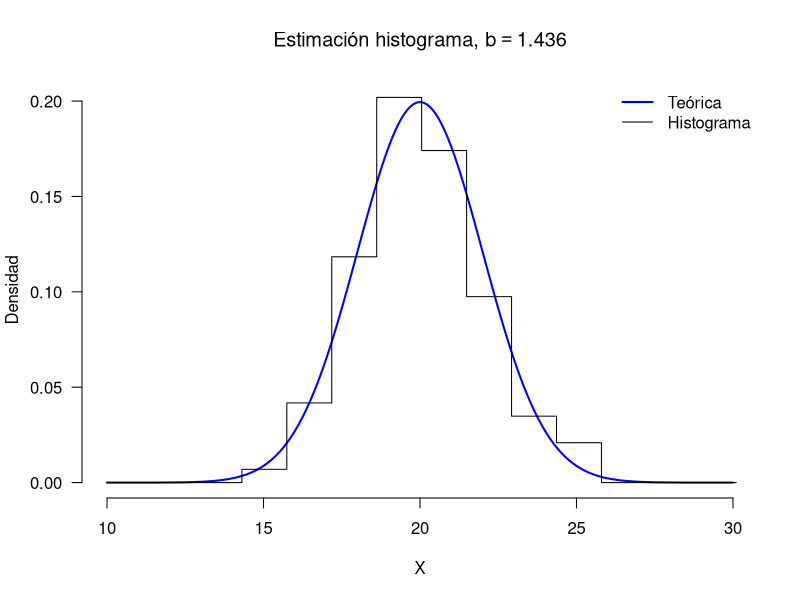
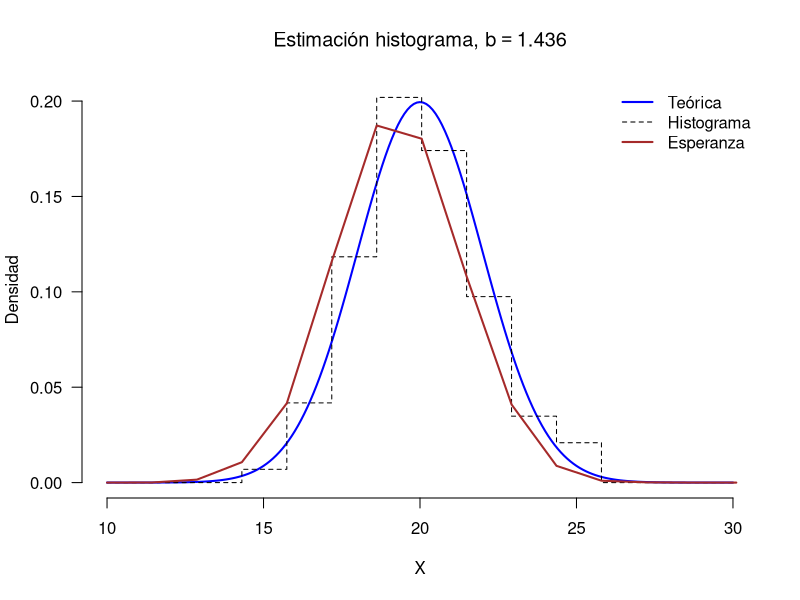
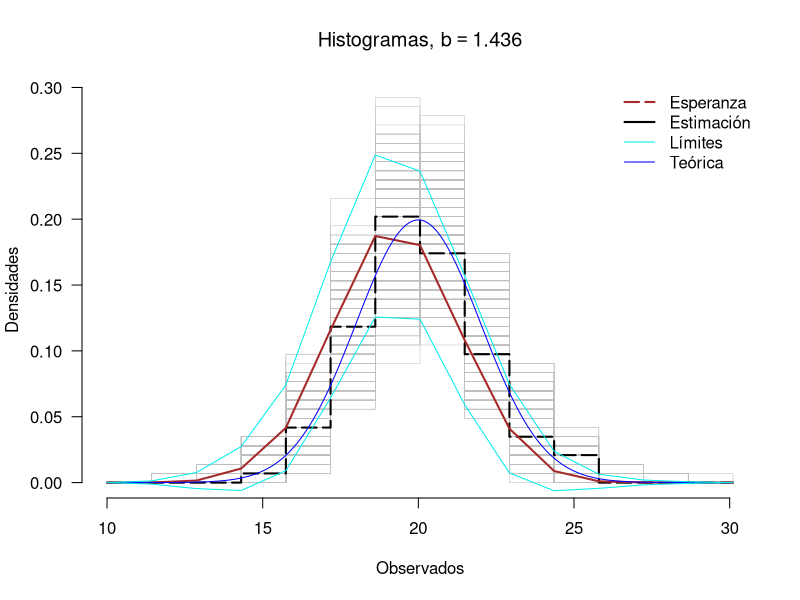
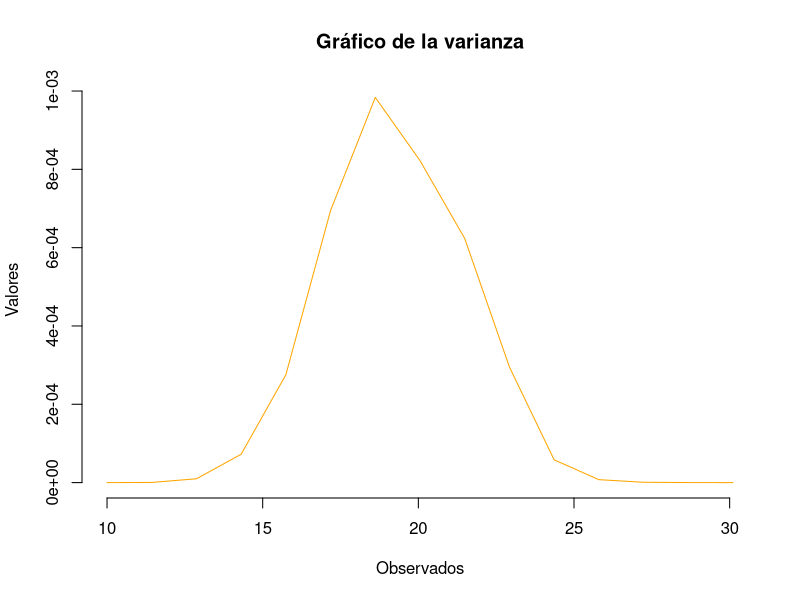
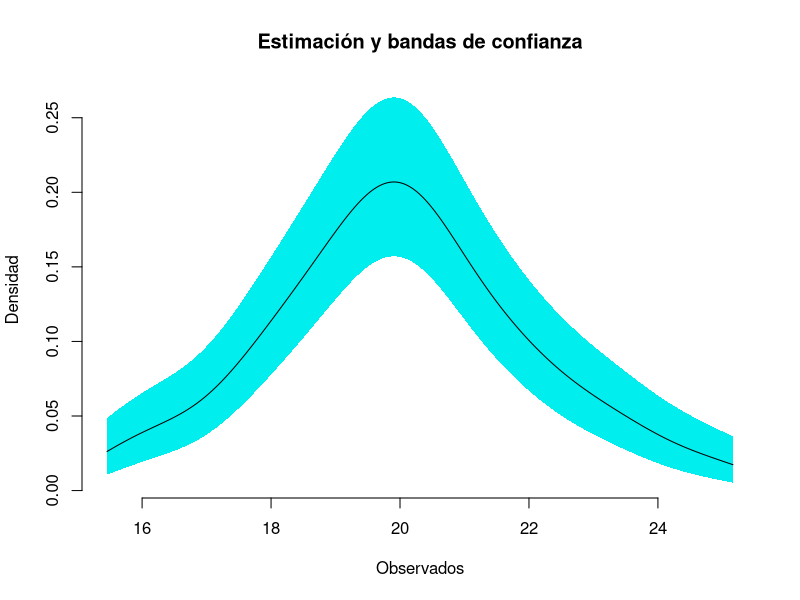
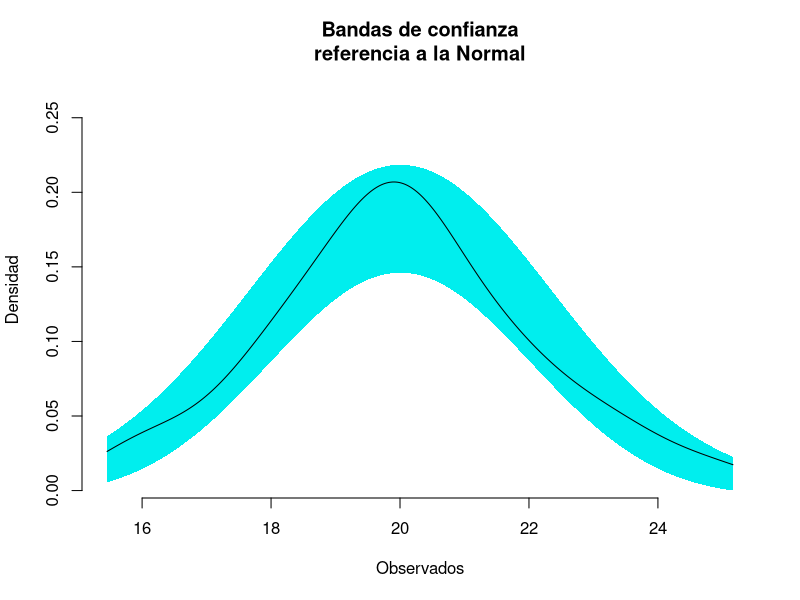

R code for these plots, in order:
## ---- chunk 1
## Ajustamos los parámetros iniciales
n <- 100                                        # Tamaño de la muestra
mu <- 20                                        # Media teórica              
sigma <- 2                                      # Desv. estándar teórica
set.seed(n)                                     # Fijamos la semilla

# Tomamos la muestra
datos <- rnorm(n = n, mean = mu, sd = sigma)    # X ~ N(20, 4)

## Estimación histograma
histograma <- hist(datos, plot = FALSE)
## ---- chunk 2
# Extraemos la estimación histograma de la densidad
densidad1 <- histograma$density

# Extraemos los conteos y los extremos de un intervalo
ni <- histograma$counts                         # Conteos en cada intervalo
cortes <- histograma$breaks[1:2]                # Los dos primeros puntos
b <- diff(cortes)/2                             # Distancia sobre 2
densidad2 <- ni / (2*n*b)                       # Calculamos la densidad
                                                
# Comparamos los vectores
all.equal(densidad1, densidad2)                 # Hacemos la comparación
## ---- chunk 3
# Inicio de las simulaciones
N <- 500                                        # Cantidad de simulaciones
muestras <- matrix(0, nrow = n, ncol = N)       # Guardamos 500 muestras de tamaño 100
b0s <- NULL                                     # Almacenamos los b's 
                                                
for(i in 1:N)
{
    muestras[, i] <- rnorm(n, mean = mu, sd = sigma)    # Toma de la muestra
    cuartiles <- quantile(muestras[, i],                # Primer y tercer cuartil
                          probs = c(1, 3)/4, names = FALSE)
    RICs <- diff(cuartiles)                             # Rango intercuartílico
    sigmas_hat <- min(RICs / 1.35, sd(muestras[, i]))   
    b0s[i] <- 3.491 * sigmas_hat * n^(-1/3)             # b'óptimo de cada muestra
}

# Cálculo del b óptimo como promedio de todos los b's
( b_Optimo <- mean(b0s) )

# b óptimo obtenido de la muestra
RIC_datos <- diff(quantile(datos, probs = c(1, 3)/4, names = FALSE))
sigma_hat <- min(RIC_datos / 1.35, sd(datos))
3.491 * sigma_hat * n^(-1/3)
## ---- chunk 4
# A 4 desviaciones estándar (de la media), en una normal, estará el 99%
lImites <- mu + c(-1, 1) * 5 * sigma

# Extremos de los intervalos
puntos <- seq(from = lImites[1], to = lImites[2] + 1, by = b_Optimo)

# Histograma con el ancho de banda óptimo
Hist <- hist(datos, breaks = puntos, plot = FALSE)

# Curva teórica
rango <- seq(from = lImites[1], to = lImites[2], by = 0.1)
plot(x = rango, y = dnorm(rango, mu, sigma), frame = FALSE, 
     xlab = "X", ylab = "Densidad", type = "l", las = 1, 
     lwd = 2, ylim = c(0, max(Hist$density)), col = "blue", 
     main = bquote("Estimación histograma, b" == .(round(b_Optimo, 3))))

# Gráfico del histograma
lines(x = puntos, y = c(Hist$density, 0), type = "s")

# Leyenda
legend(x = "topright", lwd = 2:1, col = c("blue", "black"), 
       legend = c("Teórica", "Histograma"), bty = "n")
## ---- chunk 5
# Obtenemos los histogramas de cada muestra
histogramas <- apply(muestras, 2, function(k){
                         c(hist(k, breaks = puntos, plot = FALSE)$density, 0)
                     })
E_fh <- apply(histogramas, 1, mean)             # Valor esperado
Sd_fh <- apply(histogramas, 1, sd)              # Desviación estándar

plot(x = rango, y = dnorm(rango, mu, sigma), frame = FALSE, 
     xlab = "X", ylab = "Densidad", type = "l", las = 1, 
     lwd = 2, ylim = c(0, max(Hist$density)), col = "blue", 
     main = bquote("Estimación histograma, b" == .(round(b_Optimo, 3))))

# Gráfico del histograma
lines(x = puntos, y = c(Hist$density, 0), type = "s", lty = 2)

# Esperanza
lines(x = puntos, y = E_fh, col = "brown", lwd = 2, type = "l")

# Leyenda
legend(x = "topright", lwd = c(2, 1, 2), col = c("blue", "black", "brown"), 
       legend = c("Teórica", "Histograma", "Esperanza"), bty = "n",
       lty = c(1, 2, 1))
## ---- chunk 6
# Todos los histogramas obtenidos
matplot(x = puntos, y = histogramas, type = "s", las = 1,
        col = "gray", lty = 1, frame = FALSE, lwd = 0.5, 
        xlab = "Observados", ylab = "Densidades",
        main = bquote("Histogramas, b" == .(round(b_Optimo, 3))))

# El histograma de la muestra inicial
lines(x = puntos, y = c(Hist$density, 0), col = "black", 
      lwd = 2, type = "s", lty = 5)

# Valor esperado
lines(x = puntos, y = E_fh, col = "brown", lwd = 2, type = "l")

# Estimación teórica
lines(rango, dnorm(rango, mean = mu, sd = sigma), col = "blue")

# "Bandas de confianza"
matlines(x = puntos, y = cbind(E_fh - 1.96 * Sd_fh, 
                               E_fh + 1.96 * Sd_fh), 
         type = "l", col = "cyan2", lty = 1, lwd = 1)

# Leyenda
legend(x = "topright", bty = "n", col = c("brown", "black", "cyan2", "blue"),
       lwd = rep(2:1, each = 2), lty = c(5, 1, 1, 1),
       legend = c("Esperanza", "Estimación", "Límites", "Teórica"))
## ---- chunk 7
# Gráfico de la varianza
plot(x = puntos, y = Sd_fh^2, main = "Gráfico de la varianza", frame = FALSE, 
     xlab = "Observados", ylab = "Valores", type = "l", col = "orange")
## ---- chunk 8
h_Silverman <- 0.9 * sigma_hat * n^(-1/5) 
## ---- chunk 9
( MISE <- 1/(2*n*h_Silverman*sqrt(pi)) + 3*h_Silverman^4/(32*sd(datos)^5*sqrt(pi)) )
## ---- chunk 10
# Estimamos la densidad de los datos originales
densidad_hSilver <- density(datos, bw = h_Silverman, kernel = "gaussian",
                            n = 512, from = min(datos), to = max(datos))

f_x1 <- densidad_hSilver$y[1]
## ---- chunk 11
# Construimos el intervalo con alpha = 0.05
alpha <- 0.05                   # Nivel de significancia
z_c <- qnorm(1 - alpha/2)       # Cuantil de la normal

R_k <- (2*sqrt(pi))^(-1)

(sqrt(f_x1) + c(-1, 1) * z_c * sqrt(R_k/(4*n*h_Silverman)))^2
## ---- chunk 12
# La desviación estándar ya la habíamos calculado con anterioridad
mu_est <- mean(datos)                       # Media estimada
h_normal <- 1.059 * sigma_hat * n^(-1/5)    # h estimado
## ---- chunk 13
# Estimación kernel con el h de referencia Normal
densidad_hNormal <- density(datos, bw = h_normal, kernel = "gaussian",
                            n = 512, from = min(datos), to = max(datos))

f_xn <- densidad_hNormal$y[512]         # Estmación de E[f(xn)]
V_fxn <- (dnorm(0, 0, sd = sqrt(2*h_normal^2)) * 
          dnorm(max(datos), mu_est, 
                sd = sqrt(sd(datos)^2 + h_normal^2/2)) - 
          dnorm(max(datos), mu_est, 
                sd = sqrt(sd(datos)^2 + h_normal^2))^2)/n
## ---- chunk 14
f_xn + c(-1, 1) * 2.575 * sqrt(V_fxn)
## ---- chunk 15
# Bandas de referencia
x_obs <- densidad_hNormal$x
y_dens <- densidad_hNormal$y

band_inf <- (sqrt(y_dens) - z_c * sqrt(R_k/(4*n*h_normal)))^2
band_sup <- (sqrt(y_dens) + z_c * sqrt(R_k/(4*n*h_normal)))^2


# Gráfico de la densidad
plot(x = x_obs, y = y_dens, type = "n", frame = FALSE,
     ylim = c(min(band_inf), max(band_sup)), lwd = 2,
     xlab = "Observados", ylab = "Densidad", 
     main = "Estimación y bandas de confianza")

polygon(x = c(x_obs, x_obs[512:1]), border = NA, 
        y = c(band_inf, band_sup[512:1]), col = "cyan2")

lines(x = x_obs, y = y_dens)
# Agregamos las líneas de la densidad
# matlines(x = x_obs, y = cbind(band_inf, band_sup), col = "cyan2",
#          lwd = 2, lty = 1)
## ---- chunk 16
# Bandas de referencia a la normal
E_fx <- dnorm(x_obs, mean = mu_est, 
              sd = sqrt(var(datos) + h_normal^2))
V_fx <- (dnorm(0, 0, sd = sqrt(2*h_normal^2)) * 
         dnorm(x_obs, mean = mu_est, 
               sd = sqrt(var(datos) + h_normal^2/2)) - 
         dnorm(x_obs, mean = mu_est, 
               sd = sqrt(var(datos) + h_normal^2))^2)/n

band_infN <- E_fx - qnorm(0.975)*sqrt(V_fx)
band_supN <- E_fx + qnorm(0.975)*sqrt(V_fx)

# Gráfico de la densidad
plot(x = x_obs, y = y_dens, type = "n", frame = FALSE,
     ylim = c(min(band_inf), max(band_sup)), lwd = 2,
     xlab = "Observados", ylab = "Densidad", 
     main = "Bandas de confianza\nreferencia a la Normal")

polygon(x = c(x_obs, x_obs[512:1]), border = NA, 
        y = c(band_infN, band_supN[512:1]), col = "cyan2")

lines(x = x_obs, y = y_dens)
